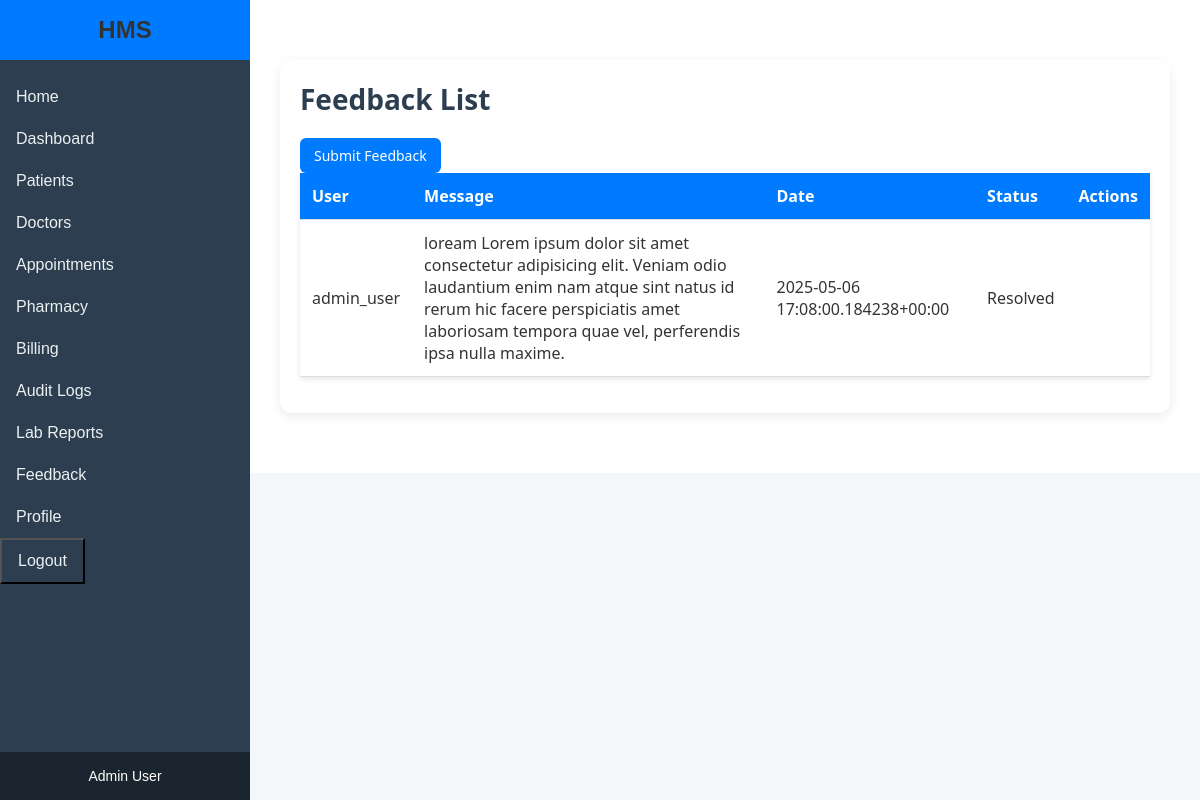
The app's page /feedback/ (signed in) with its own data.
### core/models.py (models this page shows, shortened)
class Feedback(models.Model):
    user = models.ForeignKey(User, on_delete=models.CASCADE)
    message = models.TextField()
    created_at = models.DateTimeField(auto_now_add=True)
    is_resolved = models.BooleanField(default=False)

### core/views.py (the view)
# urls.py: path('feedback/', views.feedback_list, name='feedback_list'),
@login_required
@user_passes_test(is_admin_or_doctor)
def feedback_list(request):
    if request.user.groups.filter(name='Admin').exists():
        feedbacks = Feedback.objects.all().order_by('-created_at')
    else:
        feedbacks = Feedback.objects.filter(user=request.user).order_by('-created_at')
    return render(request, 'feedback_list.html', {'feedbacks': feedbacks})

### core/views.py (called while the page is built)
def is_admin_or_doctor(user):
    return user.groups.filter(name='Admin').exists() or user.groups.filter(name='Doctor').exists()

### templates/feedback_list.html (shortened to what this page needs)
{% extends 'base.html' %}
{% block content %}
    <div class="content-wrapper">
        <h2 class="table-title">Feedback List</h2>
        {% if user.groups.all.0.name == 'Admin' %}
            <a href="{% url 'submit_feedback' %}" class="btn btn-primary"> Submit Feedback</a>
        {% endif %}
        <table class="data-table">
            <thead>
                <tr>
                    <th>User</th>
                    <th>Message</th>
                    <th>Date</th>
                    <th>Status</th>
                    {% if user.groups.all.0.name == 'Admin' %}
                        <th>Actions</th>
                    {% endif %}
                </tr>
            </thead>
            <tbody>
                {% for feedback in feedbacks %}
                    <tr>
                        <td>{{ feedback.user.username|escape }}</td>
                        <td>{{ feedback.message|escape }}</td>
                        <td>{{ feedback.created_at|escape }}</td>
                        <td>
                            {% if feedback.is_resolved %}
                                Resolved
                            {% else %}
                                Unresolved
                            {% endif %}
                        </td>
                        {% if user.groups.all.0.name == 'Admin' %}
                            <td>
                            </td>
                        {% endif %}
                    </tr>
                {% empty %}
                    <tr>
                        <td colspan="{% if user.groups.all.0.name == 'Admin' %}5{% else %}4{% endif %}">No feedback available.</td>
                    </tr>
                {% endfor %}
            </tbody>
        </table>
    </div>
{% endblock %}

### templates/base.html (shortened to what this page needs)
<!DOCTYPE html>
<html lang="en">
<head>
    {% load static %}
    <link rel="stylesheet" href="{% static 'css/style.css' %}">
</head>
<body>
    <div class="container">
        <aside class="sidebar">
            <div class="sidebar-header">
                <h2>HMS</h2>
            </div>
            <nav class="sidebar-nav">
                <a href="{% url 'home' %}" class="sidebar-link">Home</a>
                {% if user.is_authenticated %}
                    <a href="{% url 'dashboard' %}" class="sidebar-link">Dashboard</a>
                    <a href="{% url 'patient_list' %}" class="sidebar-link">Patients</a>
                    {% if user.groups.all.0.name == 'Admin' %}
                        <a href="{% url 'doctor_list' %}" class="sidebar-link">Doctors</a>
                    {% endif %}
                    <a href="{% url 'appointment_list' %}" class="sidebar-link">Appointments</a>
                    {% if user.groups.all.0.name == 'Admin' %}
                        <a href="{% url 'medicine_list' %}" class="sidebar-link">Pharmacy</a>
                        <a href="{% url 'billing_list' %}" class="sidebar-link">Billing</a>
                        <a href="{% url 'audit_log_list' %}" class="sidebar-link">Audit Logs</a>
                    {% endif %}
                    <a href="{% url 'lab_report_list' %}" class="sidebar-link">Lab Reports</a>
                    <a href="{% url 'feedback_list' %}" class="sidebar-link">Feedback</a>
                    <a href="{% url 'profile' %}" class="sidebar-link">Profile</a>
                    <button onclick="document.getElementById('logout-form').submit()" class="sidebar-link sidebar-button">Logout</button>
                {% else %}
                    <a href="{% url 'login' %}" class="sidebar-link">Login</a>
                {% endif %}
            </nav>
            <div class="sidebar-footer">
                <p>{{ user.groups.all.0.name|default:"Guest" }} User</p>
            </div>
        </aside>
        <main class="main-content">
            {% block content %}
            {% endblock %}
        </main>
    </div>
</body>
</html>

### static/css/style.css (style rules this page uses)
* { margin: 0; padding: 0; box-sizing: border-box; }
body { font-family: 'Arial', sans-serif; background-color: #f4f7fa; color: #333; }
h2, h3 { color: #333; }
.sidebar { width: 250px; background-color: #2c3e50; color: white; display: flex; flex-direction: column; position: fixed; height: 100%; z-index: 1000; transition: width 0.3s ease; }
.sidebar-header { padding: 1rem; background: #007bff; color: white; text-align: center; }
.sidebar-header h2 { margin: 0; font-size: 1.5rem; }
.sidebar-nav { flex: 1; padding: 1rem 0; }
.sidebar-link { display: block; padding: 0.75rem 1rem; color: #ecf0f1; text-decoration: none; font-size: 1rem; transition: background 0.2s; }
.sidebar-footer { padding: 1rem; background-color: #1a252f; font-size: 14px; text-align: center; }
.main-content { flex-grow: 1; padding: 30px; background-color: #fff; margin-left: 250px; overflow-y: auto; transition: margin-left 0.3s ease; }
.data-table, .patient-table { width: 100%; border-collapse: collapse; background-color: white; box-shadow: 0 2px 5px rgba(0,0,0,0.1); margin-bottom: 1rem; }
.data-table th, .data-table td, .patient-table th, .patient-table td { padding: 12px; text-align: left; border-bottom: 1px solid #ddd; }
.data-table th, .patient-table th { background-color: #007bff; color: white; }
.btn { padding: 8px 14px; border-radius: 6px; text-decoration: none; color: white; font-size: 14px; display: inline-block; transition: background 0.3s ease; }
.btn-primary { background-color: #007bff; color: white; }
.content-wrapper { max-width: 1200px; margin: 30px auto; padding: 20px; background-color: #ffffff; border-radius: 12px; box-shadow: 0 4px 12px rgba(0,0,0,0.08); font-family: 'Segoe UI', sans-serif; }
.table-title { font-size: 28px; font-weight: bold; margin-bottom: 20px; color: #2c3e50; }
.sidebar-button { background:#2c3e50;; }

### records on screen
Feedback: user.username "admin_user", message "loream Lorem ipsum dolor sit amet consectetur adipisicing elit. Veniam odio laudantium enim nam atque sint natus id rerum hic facere perspiciatis amet laboriosam tempora quae vel, perferendis ipsa nulla maxime.", created_at "2025-05-06 17:08:00.184238+00:00", is_resolved "Resolved"

### other values on screen
{{ user.groups.all.0.name|default:"Guest" }} "Admin"
